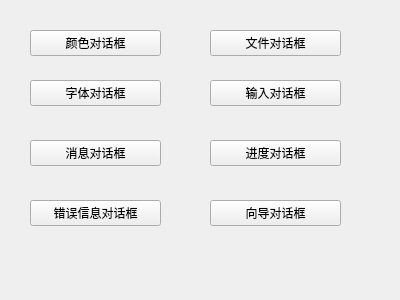
<?xml version="1.0" encoding="UTF-8"?>
<ui version="4.0">
 <class>MyWidget</class>
 <widget class="QWidget" name="MyWidget">
  <property name="geometry">
   <rect>
    <x>0</x>
    <y>0</y>
    <width>400</width>
    <height>300</height>
   </rect>
  </property>
  <property name="windowTitle">
   <string>MyWidget</string>
  </property>
  <widget class="QPushButton" name="pushButton_7">
   <property name="geometry">
    <rect>
     <x>30</x>
     <y>200</y>
     <width>131</width>
     <height>26</height>
    </rect>
   </property>
   <property name="text">
    <string>错误信息对话框</string>
   </property>
  </widget>
  <widget class="QPushButton" name="pushButton_8">
   <property name="geometry">
    <rect>
     <x>210</x>
     <y>200</y>
     <width>131</width>
     <height>26</height>
    </rect>
   </property>
   <property name="text">
    <string>向导对话框</string>
   </property>
  </widget>
  <widget class="QPushButton" name="pushButton_9">
   <property name="geometry">
    <rect>
     <x>210</x>
     <y>80</y>
     <width>131</width>
     <height>26</height>
    </rect>
   </property>
   <property name="text">
    <string>输入对话框</string>
   </property>
  </widget>
  <widget class="QPushButton" name="pushButton_10">
   <property name="geometry">
    <rect>
     <x>30</x>
     <y>80</y>
     <width>131</width>
     <height>26</height>
    </rect>
   </property>
   <property name="text">
    <string>字体对话框</string>
   </property>
  </widget>
  <widget class="QPushButton" name="pushButton_11">
   <property name="geometry">
    <rect>
     <x>210</x>
     <y>30</y>
     <width>131</width>
     <height>26</height>
    </rect>
   </property>
   <property name="text">
    <string>文件对话框</string>
   </property>
  </widget>
  <widget class="QPushButton" name="pushButton_12">
   <property name="geometry">
    <rect>
     <x>30</x>
     <y>30</y>
     <width>131</width>
     <height>26</height>
    </rect>
   </property>
   <property name="text">
    <string>颜色对话框</string>
   </property>
  </widget>
  <widget class="QPushButton" name="pushButton_13">
   <property name="geometry">
    <rect>
     <x>210</x>
     <y>140</y>
     <width>131</width>
     <height>26</height>
    </rect>
   </property>
   <property name="text">
    <string>进度对话框</string>
   </property>
  </widget>
  <widget class="QPushButton" name="pushButton_14">
   <property name="geometry">
    <rect>
     <x>30</x>
     <y>140</y>
     <width>131</width>
     <height>26</height>
    </rect>
   </property>
   <property name="text">
    <string>消息对话框</string>
   </property>
  </widget>
 </widget>
 <layoutdefault spacing="6" margin="11"/>
 <resources/>
 <connections/>
</ui>
